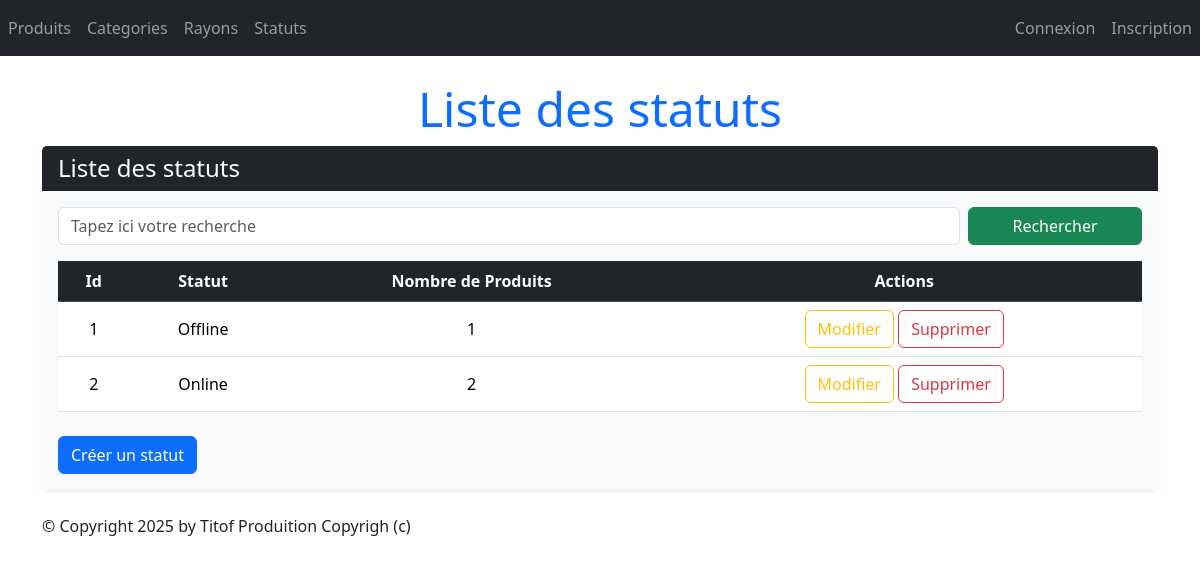
Page /monApp/statuts/ on the committed database.
### monApp/models.py (models this page shows, shortened)
class Statut(models.Model):
    idStatus = models.AutoField(primary_key=True)
    libelleStatus = models.CharField(max_length=100)

### monApp/views.py (the view)
# urls.py: path("statuts/", views.StatutListView.as_view(), name="lst_statuts"),
class StatutListView(ListView):
    model = Statut
    template_name = "monApp/Read/list/statuts.html"
    context_object_name = "statuts"
    def get_queryset(self):
        query = self.request.GET.get('search')
        if query:
            return Statut.objects.filter(libelleStatus__icontains=query).prefetch_related('produits_status').annotate(nb_produits=Count('produits_status'))
        return Statut.objects.prefetch_related('produits_status').annotate(nb_produits=Count('produits_status'))
    def get_context_data(self, **kwargs):
        context = super(StatutListView, self).get_context_data(**kwargs)
        context['titremenu'] = "Liste des statuts"
        return context

### monApp/templates/monApp/Read/list/statuts.html
{% extends 'monApp/base.html' %}
{% block menu %}
    <h1 class="display-5 text-center text-primary">{{ titremenu }}</h1>
{% endblock %}
{% block contenu %}
<div class="card shadow-sm border-0 mb-4">
    <div class="card-header bg-dark text-white">
        <h4 class="mb-0">Liste des statuts</h4>
    </div>
    <div class="card-body bg-light">
        <form method="GET" action="" class="mb-3 row g-2">
            <div class="col-md-10">
                <input class="form-control" type="text" name="search" placeholder="Tapez ici votre recherche"
                       value="{{ request.GET.search }}">
            </div>
            <div class="col-md-2">
                <button type="submit" class="btn btn-success w-100">Rechercher</button>
            </div>
        </form>
        <div class="table-responsive">
            <table class="table table-hover align-middle">
                <thead class="table-dark text-center">
                    <tr>
                        <th>Id</th>
                        <th>Statut</th>
                        <th>Nombre de Produits</th>
                        <th>Actions</th>
                    </tr>
                </thead>
                <tbody>
                    {% for statut in statuts %}
                    <tr class="text-center">
                        <td onclick="window.location.href='{% url 'dtl_statut' statut.idStatus %}';" style="cursor:pointer;">{{ statut.idStatus }}</td>
                        <td onclick="window.location.href='{% url 'dtl_statut' statut.idStatus %}';" style="cursor:pointer;">{{ statut.libelleStatus }}</td>
                        <td onclick="window.location.href='{% url 'dtl_statut' statut.idStatus %}';" style="cursor:pointer;">{{ statut.nb_produits }}</td>
                        <td>
                            <button onclick="window.location.href='{% url 'statut_chng' statut.idStatus %}';" class="btn btn-outline-warning">Modifier</button>
                            <button onclick="window.location.href='{% url 'dlt_statut' statut.idStatus %}';" class="btn btn-outline-danger">Supprimer</button>
                        </td>
                    </tr>
                    {% empty %}
                    <tr>
                        <td colspan="4" class="text-muted text-center">Aucun statut trouvé.</td>
                    </tr>
                    {% endfor %}
                </tbody>
            </table>
        </div>
        <button onclick="window.location.href='{% url 'crt_statut' %}';" class="btn btn-primary mt-2">Créer un statut</button>
    </div>
</div>
{% endblock %}

### static/styles.css (style rules this page uses)
h1 { color: red; }

### rows in the picture
Statut: idStatus "1", libelleStatus "Offline", nb_produits "1"
Statut: idStatus "2", libelleStatus "Online", nb_produits "2"

### other values in the picture
{{ titremenu }} "Liste des statuts"
